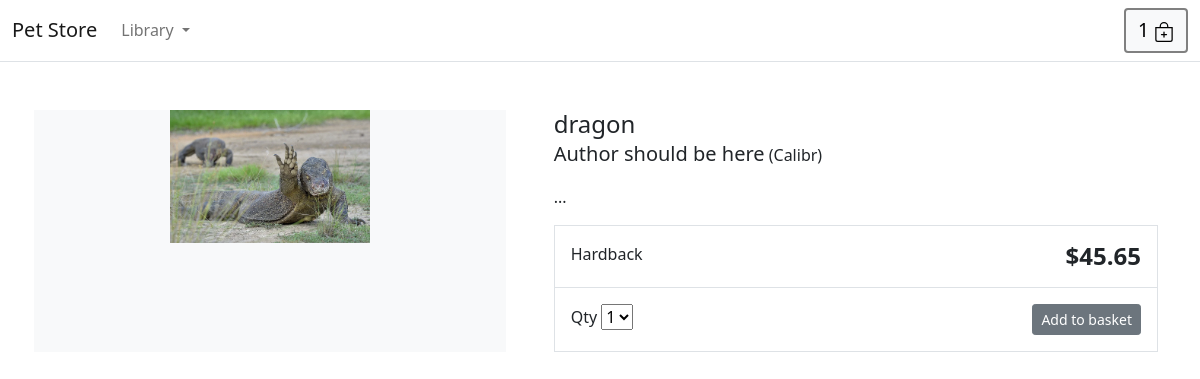
The app's page /lizards/dragon with its own data.
### store/models.py (models this page shows, shortened)
class Product(models.Model):
    category = models.ForeignKey(
        Category, related_name="product", on_delete=models.CASCADE)
    category_by = models.ForeignKey(
        User, related_name="product_creator", on_delete=models.CASCADE)
    title = models.CharField(max_length=255, default='unknown')
    image = models.ImageField(upload_to="images/", default='images/cow.jpg')
    address = models.SlugField(max_length=255, unique=True)
    price = models.DecimalField(max_digits=4, decimal_places=2)
    in_stock = models.BooleanField(default=True)
    is_active = models.BooleanField(default=True)
    created = models.DateTimeField(auto_now_add=True)
    updated = models.DateTimeField(auto_now=True)
    objects = models.Manager()
    products = ProductManager()
    class Meta:
        ordering = ("-created",)

### store/views.py (the view)
def product_detail(request, address, category_address):
    product = get_object_or_404(Product, address=address, in_stock=True)
    return render(request, 'store/detail.html', {'product': product})

### cart/context_processor.py (called while the page is built)
def cart(request):
    return {'cart': Cart(request)}

### store/contect_proccesor.py (called while the page is built)
def categories(request):
    return {'categories': Category.objects.all()}

### store/templates/store/detail.html (shortened to what this page needs)
{% extends "./header.html" %}
{% load static %}
{% block content %}
<div class="container">
    <main class="pt-5">
        <div class="row g-3">
            <div class="col-md-5 col-lg-5 order-md-first bg-light">
                <img class="img-fluid mx-auto d-block" width="200px" alt="Responsive image" src="{{ product.image.url }}">
            </div>
            <div class="col-md-7 col-lg-7 ps-md-3 ps-lg-5">
                <h1 class="mb-0 h4">{{ product.title }}</h1>
                <p><span class="lead">Author should be here</span> (Calibr)</p>
                <p>{{ product.description|slice:":355" }}...</p>
                <div class="border">
                    <div class="col border-bottom">
                        <div class="row p-3">
                            <div class="col-6">Hardback</div>
                            <div class="col-6 text-end"><span class="h4 fw-bold">${{ product.price }}</span></div>
                        </div>
                    </div>
                    <div class="col">
                        <div class="row p-3">
                            <div class="col-6">
                                <label for="select">Qty</label>
                                <select id="select">
                                    <option value="">1</option>
                                </select>
                            </div>
                            <div class="col-6 text-end"><button type="button" class="btn btn-secondary btn-sm">Add to
                                    basket</button></div>
                        </div>
                    </div>
                </div>
            </div>
        </div>
    </main>
</div>
{% endblock %}

### records on screen
Product: image (picture), title "dragon", price "45.65"
